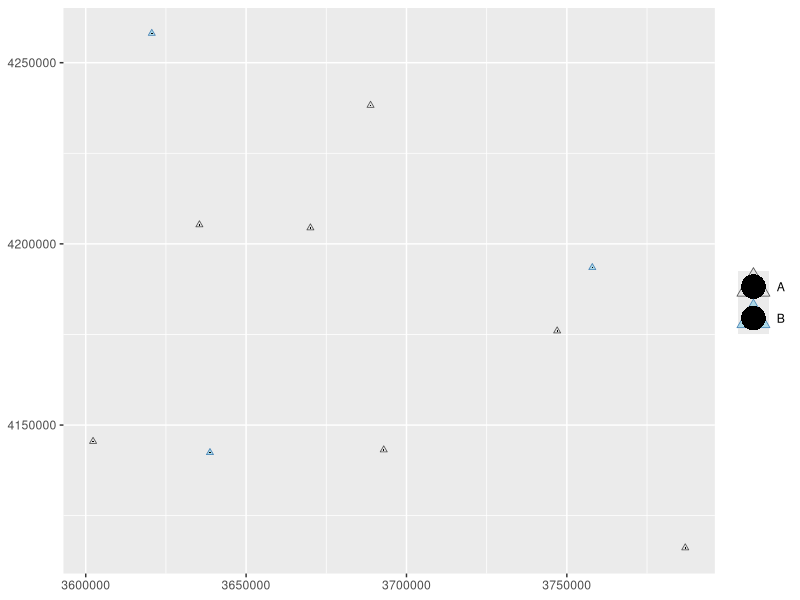

Source code (R): (Note: this script raises an error after producing the figure.)
#!/usr/bin/env Rscript
# this script does what?
# another attempt to sort out grid grobs and gedit
library(ggplot2)
library(Cairo)
library(grid)

my_data <- data.frame(x = sample(3592185:3850502, 10), y = sample(4104561:4258891, 10), var = c("A","A","B","A","A","A","B","A","B","A"))

g <- ggplot() + 
    geom_point(data=my_data, aes(x = x, y = y, colour = var, shape = var, fill = var), stroke = 0.4) +
    scale_shape_manual("",values=c(24,24)) +
    scale_color_manual("",values=c("gray30", "steelblue")) +
    scale_fill_manual("",values=c("gray90", "lightblue")) +
    geom_point(data=my_data, aes(x = x, y = y, fill = var), color = "black",  shape = 16, size = 0.2) +   
    guides(fill = guide_legend(override.aes = list(size = c(8,8)))) +
    labs(title = NULL, x = NULL, y = NULL)  

# CairoPNG("ged0.png", 800, 800)
# show(g)
# dev.off()

grid.ls(grid.force())    # get the names of all the grobs in the ggplot

# The edit - to set the size of the point in the legend to 1.5 mm
#grid.gedit("key-[-0-9]-1-1", size = unit(1.5, "mm"))    # 1-1 interacts with the symbols from the first geom point (triangles)
grid.gedit("key-[-0-9]-1-2", size = unit(1.5, "mm"))    # 1-2 interacts with the symbols from the second geom point (dots)

gg <- grid.grab()
ggsave(plot=gg, file="test_plot.png", units="in", width=8.8, height=6, dpi = 300, type ="cairo-png")
